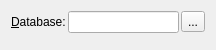
<?xml version="1.0" encoding="UTF-8"?>
<ui version="4.0">
 <class>DbSqliteDataSourceConnectWidget</class>
 <widget class="QWidget" name="DbSqliteDataSourceConnectWidget">
  <property name="geometry">
   <rect>
    <x>0</x>
    <y>0</y>
    <width>216</width>
    <height>50</height>
   </rect>
  </property>
  <property name="windowTitle">
   <string>Form</string>
  </property>
  <layout class="QVBoxLayout" name="verticalLayout">
   <item>
    <layout class="QHBoxLayout" name="horizontalLayout">
     <property name="spacing">
      <number>2</number>
     </property>
     <item>
      <widget class="QLabel" name="label">
       <property name="text">
        <string>&amp;Database:</string>
       </property>
       <property name="buddy">
        <cstring>pathLineEdit</cstring>
       </property>
      </widget>
     </item>
     <item>
      <widget class="QLineEdit" name="pathLineEdit"/>
     </item>
     <item>
      <widget class="QToolButton" name="browsePathButton">
       <property name="text">
        <string>...</string>
       </property>
      </widget>
     </item>
    </layout>
   </item>
   <item>
    <spacer name="verticalSpacer">
     <property name="orientation">
      <enum>Qt::Vertical</enum>
     </property>
     <property name="sizeHint" stdset="0">
      <size>
       <width>20</width>
       <height>1</height>
      </size>
     </property>
    </spacer>
   </item>
  </layout>
 </widget>
 <resources/>
 <connections/>
</ui>
